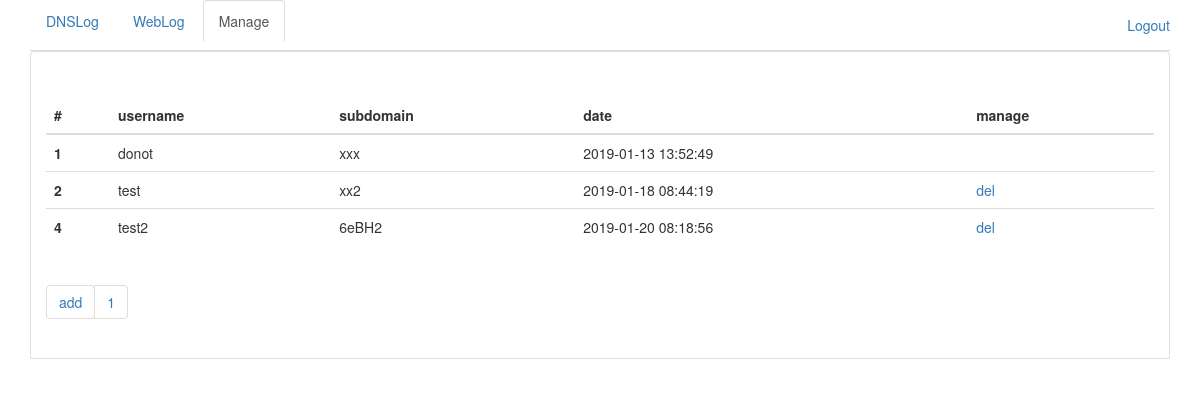
The app's page /logview/manage (signed in) with its own data.
### logview/models.py (models this page shows)
class UserSubDomain(models.Model):
	user = models.ForeignKey(User, on_delete=models.CASCADE)
	subdomain = models.CharField(max_length=128)
	status = models.IntegerField('status')
	add_time = models.DateTimeField('time added', auto_now_add=True)
	class Meta:
		ordering = ['add_time']

### logview/views.py (the view)
# urls.py: path('manage', views.manage, name='manage'),
@login_required(login_url='/logview/login')
def manage(request):
	user = request.user
	if user.is_superuser:
		vardict = {}
		userpage = getpage(request.GET.get("userpage", 1))
		paginator = Paginator(UserSubDomain.objects.all(), 10)
		try:
			users = paginator.page(userpage)
		except (EmptyPage, InvalidPage, PageNotAnInteger):
			userpage = paginator.num_pages
			users = paginator.page(paginator.num_pages)
		vardict['type'] = 'manage'
		vardict['userpage'] = userpage
		vardict['pagerange'] = paginator.page_range
		vardict['users'] = users
		vardict['numpages'] = paginator.num_pages
		return render(request, 'logview/manage.html', vardict)
	else:
		return redirect('/logview/dnslog')

### logview/views.py (called while the page is built)
def getpage(p):
    try:
        page = int(p)
        if page < 1:
            page = 1
    except ValueError:
        page = 1
    return page

### logview/templates/logview/manage.html (shortened to what this page needs)
<!DOCTYPE html>
<html lang="zh-CN">
<head>
    <link href="//cdn.bootcss.com/bootstrap/3.3.5/css/bootstrap.min.css" rel="stylesheet">
    <link href="/static/main.css" rel="stylesheet">
</head>
<body>
    <div class="container">
        <ul class="nav nav-tabs">
          <li role="presentation" {% ifequal type 'dns'%}class="active"{% endifequal%}><a href="/logview/dnslog">DNSLog</a></li>
          <li role="presentation" {% ifequal type 'web'%}class="active"{% endifequal%}><a href="/logview/weblog">WebLog</a></li>
          <li role="presentation" {% ifequal type 'manage'%}class="active"{% endifequal%}><a href="/logview/manage">Manage</a></li>
          <ul class="nav navbar-nav navbar-right">
            <li><a href="/logview/logout">Logout</a></li>
          </ul>
        </ul>
        {% ifequal type 'manage'%}
        <div class="bs" data-example-id="hoverable-table">
            <table class="table table-hover">
              <thead>
                <tr>
                  <th>#</th>
                  <th>username</th>
                  <th>subdomain</th>
                  <th>date</th>
                  <th>manage</th>
                </tr>
              </thead>
              <tbody>
                {% for user in users %}
                <tr>
                <th scope="row">{{user.id}}</th>
                <td>{{ user.user }}</td>
                <td>{{ user.subdomain }}</td>
                <td>{{ user.add_time|date:'Y-m-d H:i:s' }}</td>
                <td>
                  {% ifnotequal user.id 1%}
                  <a href="#" onclick="delUser({{user.user.id}})">del</a></td>
                  {% endifnotequal %}
                </tr>
                {% endfor %}
              </tbody>
            </table>
            <nav>
              <ul class="pagination">
                <li><a class="btn btn-default" href="#" role="button" onclick="showAddModal()">add</a></li>
                {% for range in pagerange %}
                <li><a href="/logview/manage?userpage={{range}}">{{range}}</a></li>
                {% endfor %}
              </ul>
            </nav>
        </div>
        {% endifequal%}
    </div>
</body>
</html>

### logview/static/main.css (style rules this page uses)
.bs { position: relative; padding: 45px 15px 15px; margin: 0 -15px 15px; border-color: #e5e5e5 #eee #eee; border-style: solid; border-width: 1px 0; -webkit-box-shadow: inset 0 3px 6px rgba(0,0,0,.05); box-shadow: inset 0 3px 6px rgba(0,0,0,.05) }
@media (min-width: 768px) { .bs { margin-right:0; margin-left: 0; background-color: #fff; border-color: #ddd; border-width: 1px; border-radius: 4px 4px 0 0; -webkit-box-shadow: none; box-shadow: none } }

### records on screen
UserSubDomain: id "1", user "donot", subdomain "xxx", add_time "2019-01-13 13:52:49"
UserSubDomain: id "2", user "test", subdomain "xx2", add_time "2019-01-18 08:44:19"
UserSubDomain: id "4", user "test2", subdomain "6eBH2", add_time "2019-01-20 08:18:56"

### other values on screen
{{ range }} "1"
